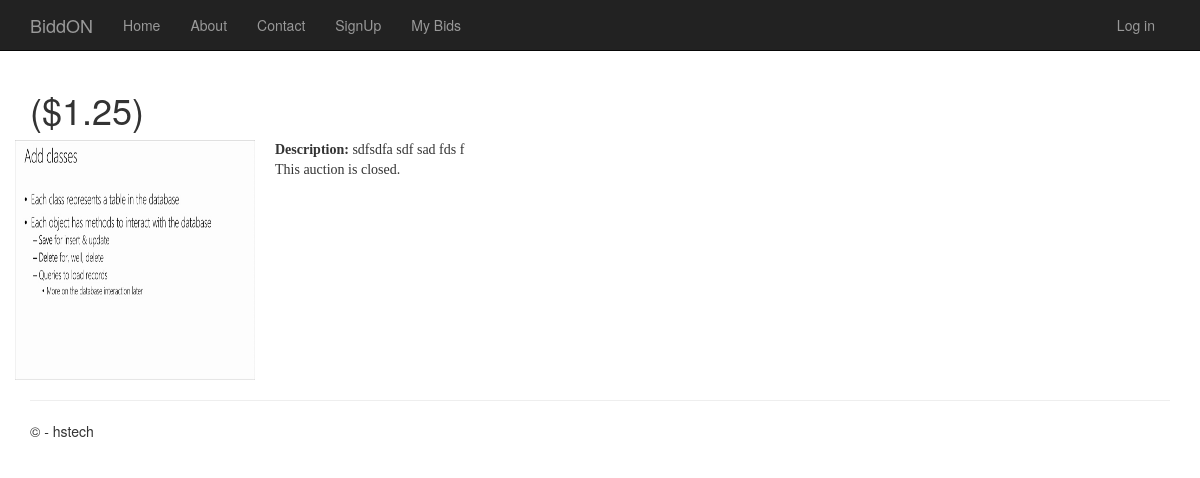
Page /items/1 on the committed database.
### app/models.py (models this page shows, shortened)
class Item(models.Model):
    name = models.CharField(max_length = 30)
    description = models.TextField()
    image = models.ImageField(upload_to='media/')
    category = models.CharField(max_length=100)
    ask = models.DecimalField(default=0, max_digits=6, decimal_places=2)
    created_at = models.DateTimeField(default=datetime.now, blank=True)
    closes = models.DateTimeField()
    def get_current_bid(self):
        bids = Bid.objects.filter(item=self).order_by('-price', 'created_at')
        if len(bids) == 0:
            return self.ask
        elif len(bids) == 1:
            return self.ask + Decimal(0.25)
        else:
            if bids[1].price == bids[0].price:
                return bids[1].price
            else:
                return bids[1].price + Decimal(0.25)
    def get_winner(self):
        bids = Bid.objects.filter(item=self).order_by('-price', 'created_at')
        if bids:
            return bids[0].user
        else:
            return None
    def get_time_left(self):
        now = datetime.now()
        naive = self.closes.replace(tzinfo=None)
        delta = naive - now
        ts = int(delta.total_seconds())
        if (ts<=0):
            return ""

### app/views.py (the view)
# urls.py: url(r'^items/(?P<id>\d+)$', app.views.Itemdetails, name ='itemdetails'),
def Itemdetails(request, id):
	item = Item.objects.get(id=id)
	current_price = item.get_current_bid()
	time_left = item.get_time_left()
	bids_for_item = []
	if request.user.is_superuser:
		bids_for_item = Bid.objects.filter(item=item).order_by('-price', 'created_at')
	if request.method == 'POST':
		if not time_left:
			return redirect('/items/<id>')
		bid_price = request.POST['bid_price']
		try:
			bid_price = float(bid_price)
		except ValueError:
			return render_to_response('app/itemdetails.html', {'item': item, 'current_price': current_price, 'bid_error': True}, context_instance=RequestContext(request))
		if (bid_price <= current_price or not (bid_price*4).is_integer()):
			return render_to_response('app/itemdetails.html', {'item': item, 'current_price': current_price, 'bid_error': True}, context_instance=RequestContext(request))
		if (not request.user.is_authenticated()):
			return redirect('/items/<id>')
		try:
			my_bid = Bid.objects.get(user=request.user, item=item)
			my_bid.price = bid_price
			my_bid.created_at = datetime.now()
			my_bid.save()
		except Bid.DoesNotExist:
			my_bid = Bid.objects.create(user=request.user, item=item, price=bid_price)
		current_price = item.get_current_bid()
		return render_to_response('app/itemdetails.html', {
			'item': item,
			'bids_for_item': bids_for_item,
			'current_price': current_price,
			'bid_success': True,
			'beaten': my_bid.price if item.get_winner() != request.user else False
		}, context_instance=RequestContext(request))
	else:
		beaten = False
		try:
			my_bid = Bid.objects.get(user=request.user, item=item)
			beaten = my_bid.price
		except: # Bid.DoesNotExist:
			pass
		winner = None
		if not time_left:
			winner = item.get_winner()
		return render_to_response('app/itemdetails.html', {
			'item': item,
			'bids_for_item': bids_for_item,
			'current_price': current_price,
			'beaten': beaten if item.get_winner() != request.user else False,
			'winner': winner
		}, context_instance=RequestContext(request))

### app/templates/app/itemdetails.html (shortened to what this page needs)
﻿{% extends 'app/layout.html' %}
{% block content %}
<h1>{{ item.title }} (${{ current_price }})</h1>
<div class="row">
<div class="col s2" style="float:left">
	<a href="{{ item.image.url }}" target="_blank"><img src="{{ item.image.url }}" width="240" height="240"></a>
</div>
<div class="col s8" style="width: calc(100% - 260px); float:right; margin-left:10px;
    font-family:'Comic Sans MS'">
	<b>Description:</b> {{ item.description }}
	<p>
		This auction
		{% if item.get_time_left %}
			closes in {{item.get_time_left}}.
		{% else %}
			is closed.
		{% endif %}
	</p>
</div>
</div>
{% endblock %}

### app/static/app/content/site.css (style rules this page uses)
body { padding-top: 50px; padding-bottom: 20px; }

### rows in the picture
Item: image (picture), description "sdfsdfa sdf sad fds f"

### other values in the picture
{{ current_price }} "1.25"
